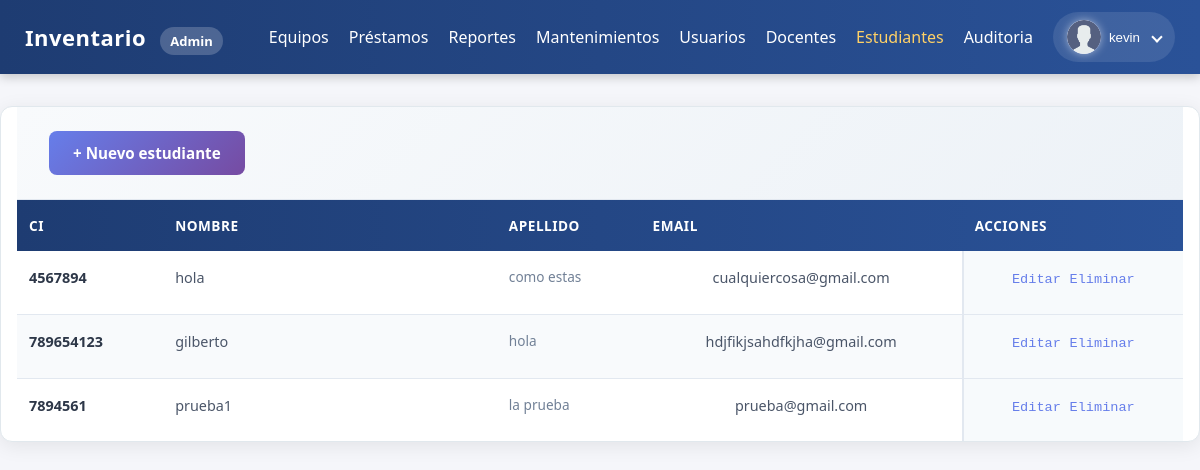
Page /public/estudiantes_listar.php (signed in) on the earlier database version.
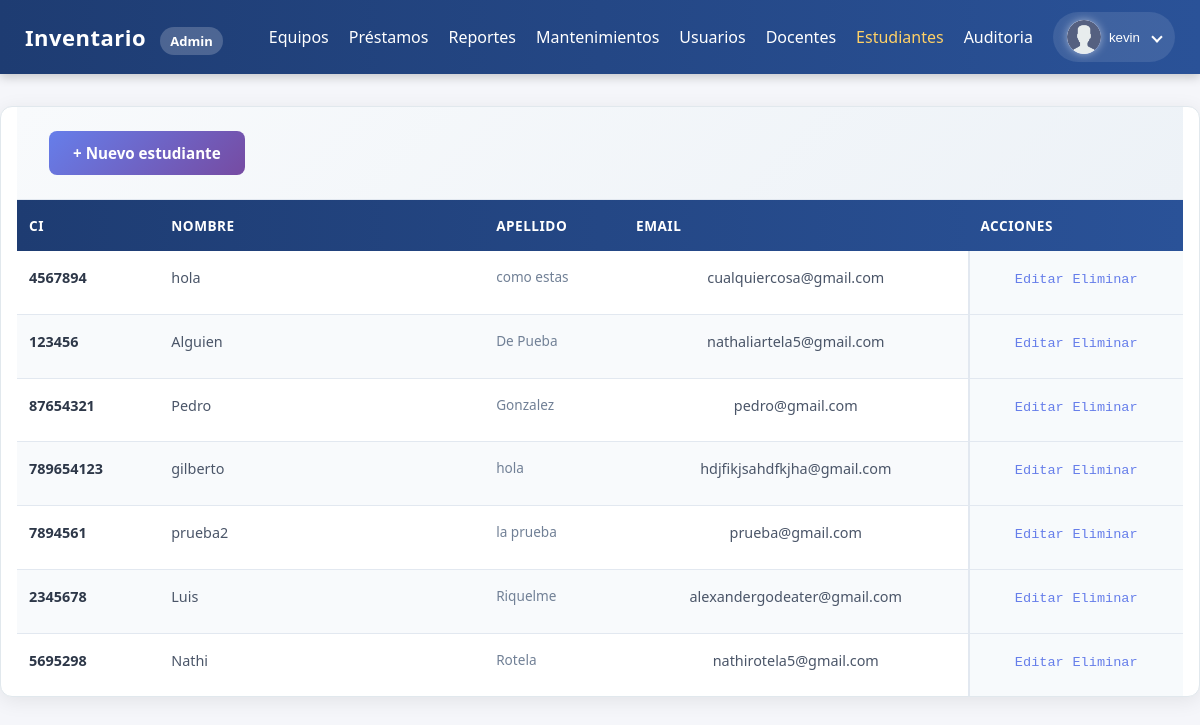
Same page on the later database version.
### tables this page shows
CREATE TABLE `estudiantes` (
  `id` int(11) NOT NULL,
  `ci` varchar(20) NOT NULL,
  `nombre` varchar(100) NOT NULL,
  `apellido` varchar(100) NOT NULL,
  `email` varchar(150) NOT NULL,
  `password_hash` varchar(255) NOT NULL,
  `creado_en` timestamp NOT NULL DEFAULT current_timestamp()
);

### public/estudiantes_listar.php (the view, shortened to what this page needs)
<?php
require __DIR__ . '/../init.php';
$stmt = $mysqli->query("SELECT id, ci, nombre, apellido, email FROM estudiantes ORDER BY apellido, nombre");
$rows = $stmt->fetch_all(MYSQLI_ASSOC);
?>
<head>
    <link rel="stylesheet" href="../css/tabla_estudiantes_listar.css">
</head>
 <?php
  include __DIR__ . '/navbar.php';
  ?>
<div class="container">
    <div class="actions">
        <a class="btn" href="/inventario_uni/public/estudiantes_registro.php">+ Nuevo estudiante</a>
    </div>
    <table>
        <thead>
            <tr>
                <th>CI</th>
                <th>Nombre</th>
                <th>Apellido</th>
                <th>Email</th>
                <th>Acciones</th>
            </tr>
        </thead>
        <tbody>
            <?php if (!$rows): ?>
                <tr>
                    <td colspan="5">No hay estudiantes registrados.</td>
                </tr>
            <?php else: ?>
                <?php foreach ($rows as $r): ?>
                    <tr>
                        <td data-label="CI"><?= htmlspecialchars($r['ci']) ?></td>
                        <td data-label="Nombre"><?= htmlspecialchars($r['nombre']) ?></td>
                        <td data-label="Apellido"><?= htmlspecialchars($r['apellido']) ?></td>
                        <td data-label="Email"><?= htmlspecialchars($r['email']) ?></td>
                        <td data-label="Acciones">
                            <a class="btn btn-sm" href="/inventario_uni/public/estudiantes_editar_form.php?id=<?= $r['id'] ?>">Editar</a>
                            <a class="btn btn-sm btn-danger"
                                href="/inventario_uni/public/estudiantes_eliminar.php?id=<?= $r['id'] ?>"
                                onclick="return confirm('¿Seguro que deseas eliminar este estudiante?');">
                                Eliminar
                            </a>
                        </td>
                    </tr>
                <?php endforeach; ?>
            <?php endif; ?>
        </tbody>
    </table>
</div>

Differences in the rows shown:
added estudiantes: ci "123456", nombre "Alguien", apellido "De Pueba", email "nathaliartela5@gmail.com"
added estudiantes: ci "87654321", nombre "Pedro", apellido "Gonzalez", email "pedro@gmail.com"
changed estudiantes "prueba@gmail.com": nombre "prueba1" → "prueba2"
added estudiantes: ci "2345678", nombre "Luis", apellido "Riquelme", email "alexandergodeater@gmail.com"
added estudiantes: ci "5695298", nombre "Nathi", apellido "Rotela", email "nathirotela5@gmail.com"
